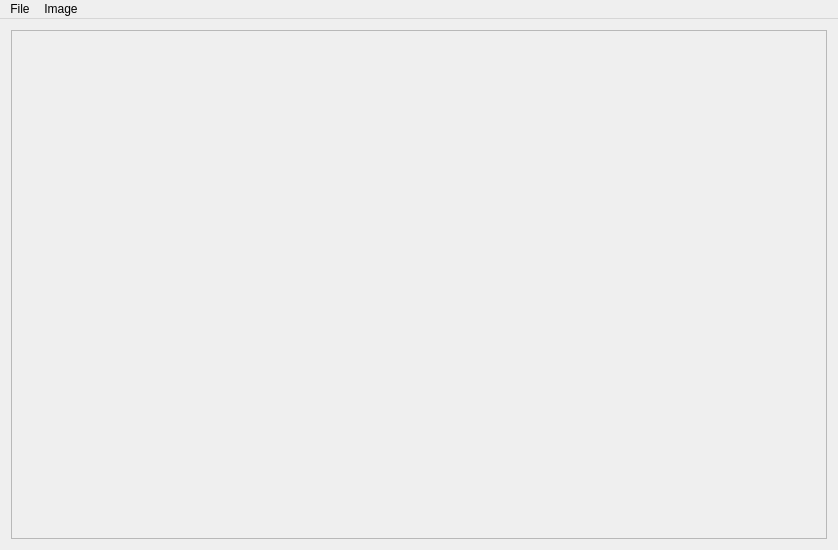
<?xml version="1.0" encoding="UTF-8"?>
<ui version="4.0">
 <class>MainWindow</class>
 <widget class="QMainWindow" name="MainWindow">
  <property name="geometry">
   <rect>
    <x>0</x>
    <y>0</y>
    <width>838</width>
    <height>550</height>
   </rect>
  </property>
  <property name="windowTitle">
   <string>MainWindow</string>
  </property>
  <widget class="QWidget" name="centralWidget">
   <layout class="QGridLayout" name="gridLayout">
    <item row="0" column="0">
     <widget class="QScrollArea" name="scrollArea">
      <property name="frameShadow">
       <enum>QFrame::Sunken</enum>
      </property>
      <property name="lineWidth">
       <number>1</number>
      </property>
      <property name="widgetResizable">
       <bool>true</bool>
      </property>
      <widget class="QWidget" name="scrollAreaWidgetContents_2">
       <property name="geometry">
        <rect>
         <x>0</x>
         <y>0</y>
         <width>818</width>
         <height>509</height>
        </rect>
       </property>
       <layout class="QGridLayout" name="gridLayout_2">
        <item row="0" column="1">
         <spacer name="verticalSpacer">
          <property name="orientation">
           <enum>Qt::Vertical</enum>
          </property>
          <property name="sizeHint" stdset="0">
           <size>
            <width>20</width>
            <height>225</height>
           </size>
          </property>
         </spacer>
        </item>
        <item row="1" column="0">
         <spacer name="horizontalSpacer">
          <property name="orientation">
           <enum>Qt::Horizontal</enum>
          </property>
          <property name="sizeHint" stdset="0">
           <size>
            <width>380</width>
            <height>20</height>
           </size>
          </property>
         </spacer>
        </item>
        <item row="1" column="1">
         <widget class="QLabel" name="label">
          <property name="text">
           <string/>
          </property>
         </widget>
        </item>
        <item row="1" column="2">
         <spacer name="horizontalSpacer_2">
          <property name="orientation">
           <enum>Qt::Horizontal</enum>
          </property>
          <property name="sizeHint" stdset="0">
           <size>
            <width>379</width>
            <height>20</height>
           </size>
          </property>
         </spacer>
        </item>
        <item row="2" column="1">
         <spacer name="verticalSpacer_2">
          <property name="orientation">
           <enum>Qt::Vertical</enum>
          </property>
          <property name="sizeHint" stdset="0">
           <size>
            <width>20</width>
            <height>225</height>
           </size>
          </property>
         </spacer>
        </item>
       </layout>
      </widget>
     </widget>
    </item>
   </layout>
  </widget>
  <widget class="QMenuBar" name="menuBar">
   <property name="geometry">
    <rect>
     <x>0</x>
     <y>0</y>
     <width>838</width>
     <height>21</height>
    </rect>
   </property>
   <widget class="QMenu" name="menuFile">
    <property name="title">
     <string>File</string>
    </property>
    <addaction name="actionNew"/>
    <addaction name="actionOpen"/>
    <addaction name="actionSave"/>
    <addaction name="separator"/>
    <addaction name="actionExit"/>
   </widget>
   <widget class="QMenu" name="menuImage">
    <property name="title">
     <string>Image</string>
    </property>
    <addaction name="actionFlip_Horizental"/>
    <addaction name="actionFlip_Vertical"/>
    <addaction name="separator"/>
    <addaction name="actionRotate_Left"/>
    <addaction name="actionRotate_Rigth"/>
   </widget>
   <addaction name="menuFile"/>
   <addaction name="menuImage"/>
  </widget>
  <action name="actionNew">
   <property name="icon">
    <iconset resource="../resources/resources.qrc">
     <normaloff>:/images/icons/page_white.png</normaloff>:/images/icons/page_white.png</iconset>
   </property>
   <property name="text">
    <string>New...</string>
   </property>
  </action>
  <action name="actionOpen">
   <property name="icon">
    <iconset resource="../resources/resources.qrc">
     <normaloff>:/images/icons/folder-vector-icon-png_260858.jpg</normaloff>:/images/icons/folder-vector-icon-png_260858.jpg</iconset>
   </property>
   <property name="text">
    <string>Open...</string>
   </property>
  </action>
  <action name="actionSave">
   <property name="icon">
    <iconset resource="../resources/resources.qrc">
     <normaloff>:/images/icons/Iconleak-Atrous-Disk.ico</normaloff>:/images/icons/Iconleak-Atrous-Disk.ico</iconset>
   </property>
   <property name="text">
    <string>Save...</string>
   </property>
  </action>
  <action name="actionExit">
   <property name="text">
    <string>Exit</string>
   </property>
  </action>
  <action name="actionFlip_Horizental">
   <property name="text">
    <string>Flip Horizental</string>
   </property>
  </action>
  <action name="actionFlip_Vertical">
   <property name="text">
    <string>Flip Vertical</string>
   </property>
  </action>
  <action name="actionRotate_Left">
   <property name="text">
    <string>Rotate Left</string>
   </property>
  </action>
  <action name="actionRotate_Rigth">
   <property name="text">
    <string>Rotate Rigth</string>
   </property>
  </action>
 </widget>
 <layoutdefault spacing="6" margin="11"/>
 <resources>
  <include location="../resources/resources.qrc"/>
 </resources>
 <connections/>
</ui>
